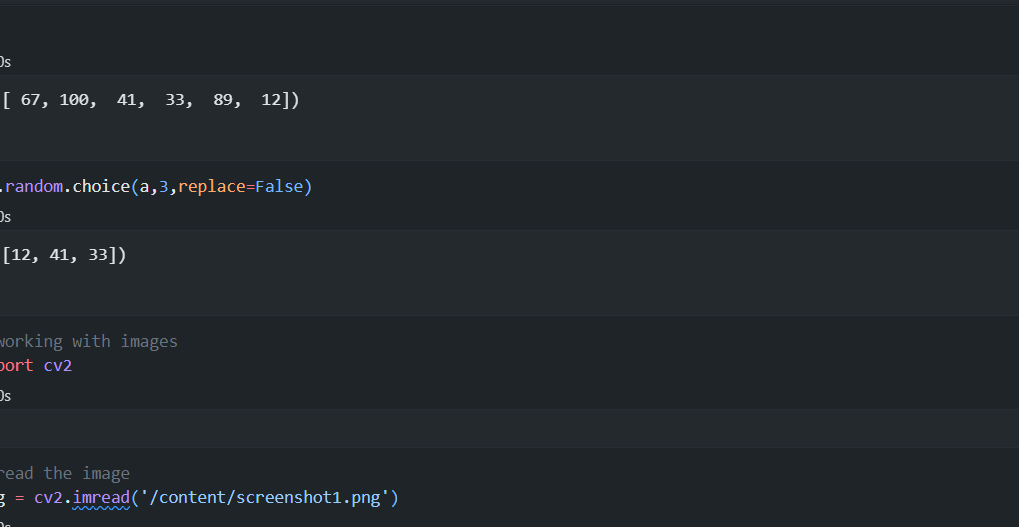
#> input picture Week 5 (Numpy)/pic.png, 1019 x 527 px
$ jupyter execute --allow-errors '4. interview_questions_numpy.ipynb'
#> lines starting #> are read from the running program, lines starting #| are printed output that depends on the picture
[cell 1]
import numpy as np

[cell 2]
a=np.array([[1, 2, 3, 4, 5],[6, 7, 8, 9, 10]])

[cell 3]
a

[cell 4]
a.shape

[cell 5]
# plotting 3D graphs
# meshgrids
a = np.linspace(-10,9,20)
b = np.linspace(-10,9,20)
b

[cell 6]
xx,yy = np.meshgrid(a,b)
yy

[cell 7]
import matplotlib.pyplot as plt
plt.scatter(xx,yy)
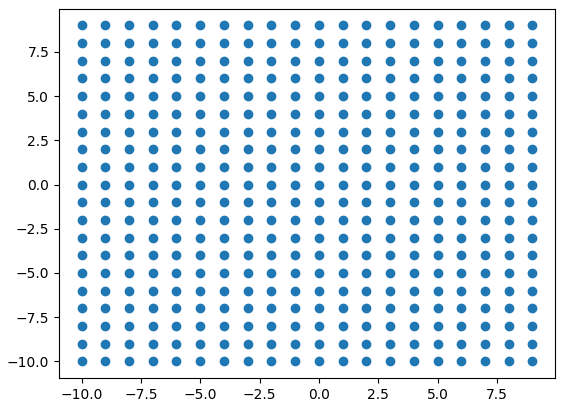
#> figure drawn by matplotlib, 1 panel

[cell 8]
def func(x,y):
  return 3*np.log(x) + 2*y

zz = func(xx,yy)
zz

[cell 9]
# working with random
# randint
# seed
# shuffle
# choice

[cell 10]
np.random.random((2,3,2))

[cell 11]
np.random.seed(0)
np.random.randint(1,100,12).reshape(3,4)

[cell 12]
np.random.seed(0)
np.random.randint(1,100,12).reshape(3,4)

[cell 13]
np.random.seed(0)
np.random.randint(1,100,12).reshape(3,4)

[cell 14]
a = np.array([12,41,33,67,89,100])
print(a)

[cell 15]
np.random.shuffle(a)

[cell 16]
a

[cell 17]
np.random.choice(a,3,replace=False)

[cell 18]
# working with images
import cv2

[cell 19]
# read the image
img = cv2.imread('pic.png')
#> img is the input picture: shape (527, 1019, 3); mean B, G, R 44, 39.3, 34.3

[cell 20]
# show array -> shape
img.shape
#> Out = (527, 1019, 3)

[cell 21]
# show image
plt.imshow(np.flip(img,axis=1))
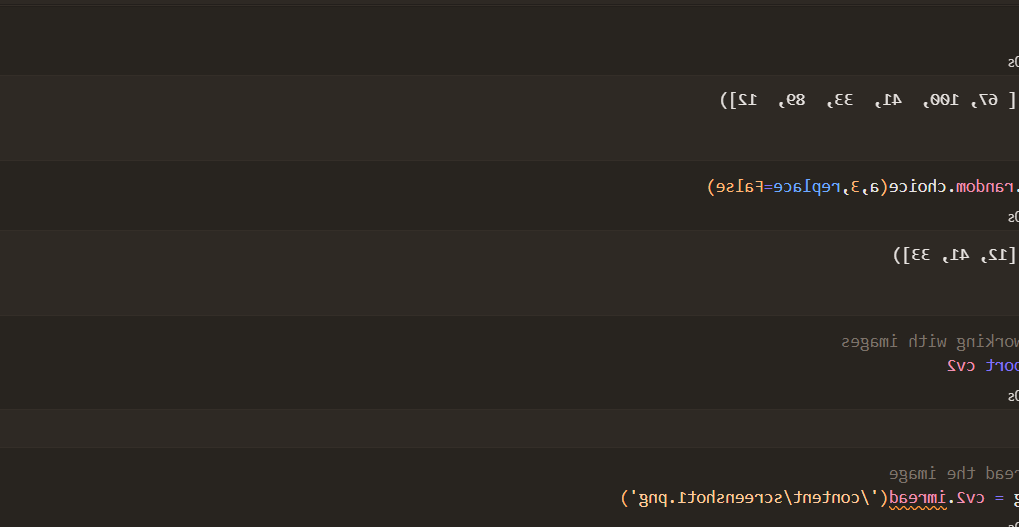
#> shown: shape (527, 1019, 3); mean R, G, B 44, 39.3, 34.3

[cell 22]
# flip
a = np.arange(6).reshape(2,3)
a

[cell 23]
np.flip(a)

[cell 24]
# clip -> fade
plt.imshow(np.clip(img,0,100))
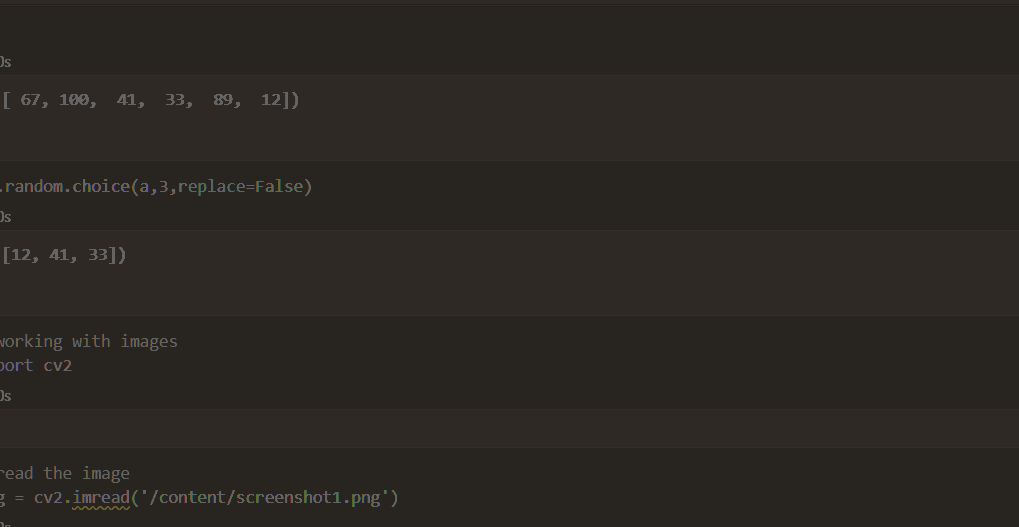
#> shown: shape (527, 1019, 3); mean R, G, B 43.1, 38.8, 33.8

[cell 25]
# negative
plt.imshow(255 - img)
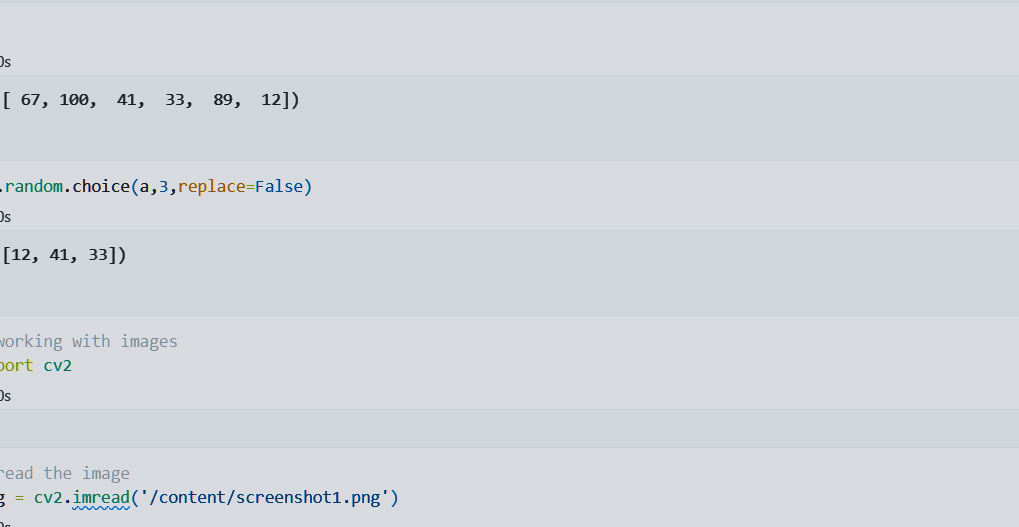
#> shown: shape (527, 1019, 3); mean R, G, B 211, 215.7, 220.7

[cell 26]
# trim
plt.imshow(img[100:900,50:900,:])
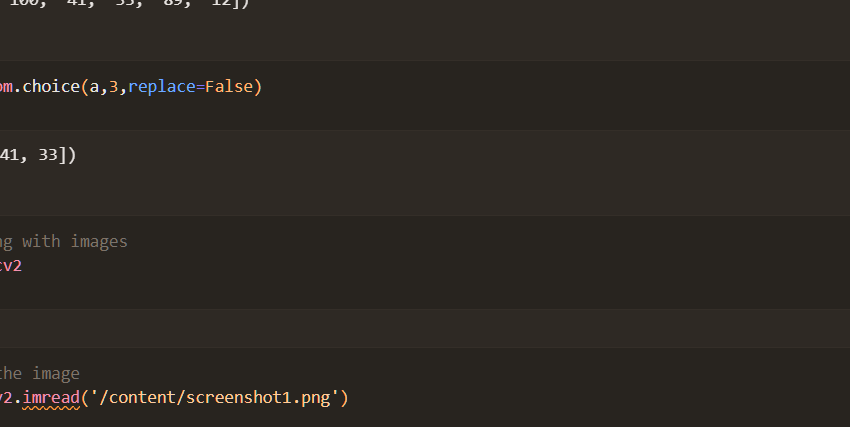
#> shown: shape (427, 850, 3); mean R, G, B 44.3, 39.5, 34.4

[cell 27]
# plot histogram
plt.hist(img.flatten(),bins=255)
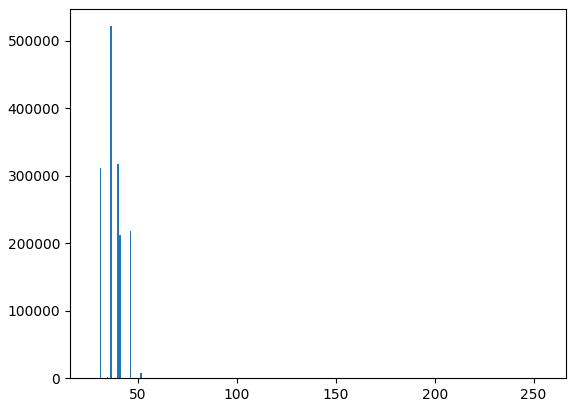
#> figure drawn by matplotlib, 1 panel; tallest bar 521603 high, from x = 35.94 to 36.84

[cell 28]
# More manipulations
# https://www.analyticsvidhya.com/blog/2021/05/image-processing-using-numpy-with-practical-implementation-and-code/

[cell 29]
# structured arrays
a = np.array([1,'hello',True,1.5])
a

#> (a cell that did not finish here is left out)

[cell 31]
# name,iq,cgpa,placed

dt = np.dtype(
    [
        ('name','U20'),
        ('iq',np.int32),
        ('cgpa',np.float64),
        ('placed','U20')
    ]
)

[cell 32]
dt

[cell 33]
stu = np.array(
    [
        ('nitish',100,6.66,'Yes'),
        ('ankit',120,8.9,'Yes'),
        ('rahul',80,7.3,'No')
    ],dtype=dt
)

stu

[cell 34]
stu['placed']

[cell 35]
# save and load numpy objects
np.save('student.npy',stu)

[cell 36]
# remaining functions
# --> np.swapaxes
# --> np.uniform
# --> np.count_nonzero
# --> np.tile
# --> np.repeat
# --> np.allclose

###`np.swapaxes(arr, axis1, axis2)`
```
Interchange two axes of an array.

Syntax : numpy.swapaxes(arr, axis1, axis2)
Parameters :
arr : [array_like] input array.
axis1 : [int] First axis.
axis2 : [int] Second axis.
Return : [ndarray]
```

[cell 37]
#Example
x = np.array([[1,2,3],[4,5,6]])
print(x)
print(x.shape)
print("Swapped")
x_swapped = np.swapaxes(x,0,1)
print(x_swapped)
print(x_swapped.shape)

Note: It is not same as reshaping.

[cell 38]
x_reshaped = x.reshape(3,2)
print(x_reshaped)

###`numpy.random.uniform(low=0.0, high=1.0, size=None)`
Draw samples from a uniform distribution in rangge [low - high); high not included.
https://numpy.org/doc/stable/reference/random/generated/numpy.random.uniform.html
```
Syntax : numpy.random.uniform(low, high, size=None)
            low -> lower bound of sample; default value is 0
            high -> uper bound of sample; defalut value is 1.0
            size -> shape of the desired sample. If the given shape is, e.g., (m, n, k), then m * n * k samples are drawn.

Return : Return the random samples as numpy array.
```
When ever we need to test our model on uniform data and we might not get truly uniform data in real scenario, we can use this function to randomly generate data for us.

[cell 39]
#Example:
uniform = np.random.uniform(0, 11, 10)
print(uniform)

[cell 40]
#Example:
import matplotlib.pyplot as plt

# Using uniform() method
uniform = np.random.uniform(-5, 10, 1000)

plt.hist(uniform, bins = 30, density = True)
plt.show()
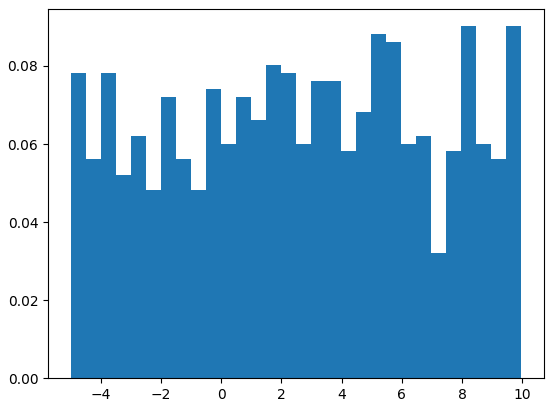
#> figure drawn by matplotlib, 1 panel; tallest bar 0.0902 high, from x = 9.47 to 9.97
